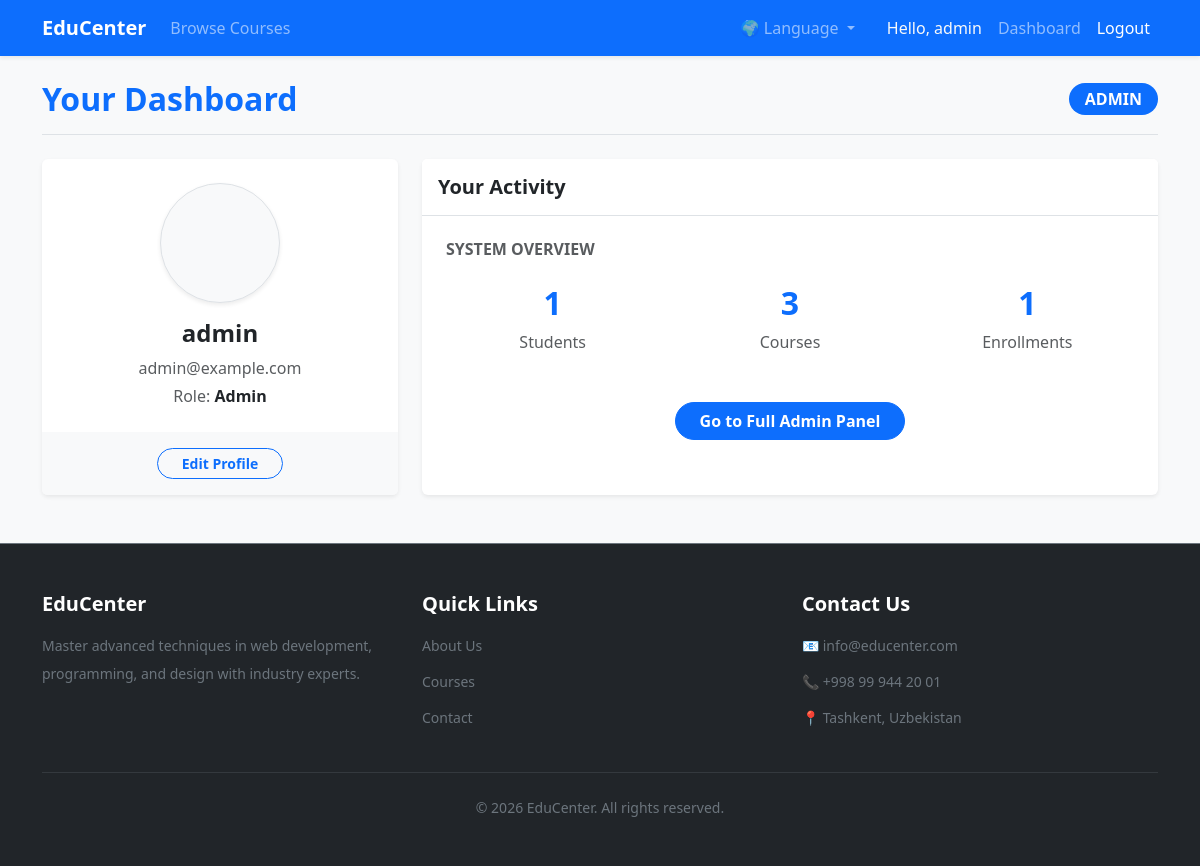
Page /users/dashboard/ (signed in) on the committed database.
### users/models.py (models this page shows)
class User(AbstractUser):
    ROLE_CHOICES = (
        ('student', 'Student'),
        ('admin', 'Admin'),
        ('instructor', 'Instructor'),
    )
    role = models.CharField(max_length=20, choices=ROLE_CHOICES, default='student')
    profile_picture = models.ImageField(upload_to='profile_pics/', blank=True, null=True)

### users/views.py (the view)
# urls.py: path('dashboard/', views.dashboard, name='dashboard'),
@login_required
def dashboard(request):
    context = {}
    if request.user.role == 'admin':
        from courses.models import Course
        from enrollments.models import Enrollment
        from .models import User
        context['student_count'] = User.objects.filter(role='student').count()
        context['course_count'] = Course.objects.count()
        context['enrollment_count'] = Enrollment.objects.count()
    return render(request, 'users/dashboard.html', context)

### templates/users/dashboard.html (shortened to what this page needs)
{% extends 'base.html' %}
{% block content %}
<div class="d-flex justify-content-between align-items-center border-bottom pb-3 mb-4">
    <h2 class="text-primary fw-bold m-0">Your Dashboard</h2>
    <span class="badge bg-primary fs-6 py-2 px-3 rounded-pill text-uppercase">{{ user.get_role_display }}</span>
</div>
<div class="row g-4">
    <div class="col-md-4">
        <div class="card shadow-sm border-0 h-100 bg-white">
            <div class="card-body p-4 text-center">
                {% if user.profile_picture %}
                    <img src="{{ user.profile_picture.url }}" class="rounded-circle mb-3 border border-3 border-light shadow" style="width: 120px; height: 120px; object-fit: cover;" alt="Profile Picture">
                {% else %}
                    <div class="rounded-circle bg-light text-secondary d-flex align-items-center justify-content-center mx-auto mb-3 shadow-sm border" style="width: 120px; height: 120px;">
                    </div>
                {% endif %}
                <h4 class="fw-bold">{{ user.get_full_name|default:user.username }}</h4>
                <p class="text-muted mb-1">{{ user.email }}</p>
                <p class="text-muted mb-0">Role: <span class="fw-bold text-dark">{{ user.get_role_display }}</span></p>
            </div>
            <div class="card-footer bg-light border-0 text-center p-3">
                <a href="{% url 'edit_profile' %}" class="btn btn-outline-primary rounded-pill btn-sm fw-bold px-4">Edit Profile</a>
            </div>
        </div>
    </div>
    <div class="col-md-8">
        <div class="card shadow-sm border-0 h-100 bg-white">
            <div class="card-header bg-white border-bottom py-3">
                <h5 class="fw-bold m-0 text-dark">Your Activity</h5>
            </div>
            <div class="card-body p-4">
                {% if user.role == 'student' %}
                    <h6 class="text-muted text-uppercase fw-bold mb-3">Enrolled Courses</h6>
                    {% if user.enrollments.exists %}
                        <div class="list-group list-group-flush">
                            {% for enrollment in user.enrollments.all %}
                                <div class="list-group-item px-0 py-3 d-flex justify-content-between align-items-center">
                                    <div>
                                        <h6 class="mb-1 fw-bold">
                                            <a href="{% url 'course_detail' enrollment.course.id %}" class="text-decoration-none">{{ enrollment.course.title }}</a>
                                        </h6>
                                        <small class="text-muted">Enrolled on {{ enrollment.enrollment_date|date:"M d, Y" }}</small>
                                    </div>
                                    <span class="badge {% if enrollment.status == 'active' %}bg-success{% else %}bg-secondary{% endif %} rounded-pill py-2 px-3">
                                        {{ enrollment.get_status_display }}
                                    </span>
                                </div>
                            {% endfor %}
                        </div>
                    {% else %}
                        <div class="text-center py-5">
                            <p class="text-muted mb-3 fs-5">You haven't enrolled in any courses yet.</p>
                            <a href="{% url 'course_list' %}" class="btn btn-primary rounded-pill fw-bold px-4 py-2 shadow-sm">Explore Our Courses</a>
                        </div>
                    {% endif %}
                {% elif user.role == 'instructor' %}
                    <h6 class="text-muted text-uppercase fw-bold mb-3">Your Taught Courses</h6>
                {% elif user.role == 'admin' %}
                    <h6 class="text-muted text-uppercase fw-bold mb-3">System Overview</h6>
                    <div class="row text-center mt-4">
                        <div class="col-4">
                            <h2 class="text-primary fw-bold">{{ student_count|default:"0" }}</h2>
                            <span class="text-muted">Students</span>
                        </div>
                        <div class="col-4">
                            <h2 class="text-primary fw-bold">{{ course_count|default:"0" }}</h2>
                            <span class="text-muted">Courses</span>
                        </div>
                        <div class="col-4">
                            <h2 class="text-primary fw-bold">{{ enrollment_count|default:"0" }}</h2>
                            <span class="text-muted">Enrollments</span>
                        </div>
                    </div>
                    <div class="text-center mt-5">
                       <a href="/admin/" class="btn btn-primary rounded-pill fw-bold px-4">Go to Full Admin Panel</a>
                    </div>
                {% endif %}
            </div>
        </div>
    </div>
</div>
{% endblock %}

### templates/base.html (shortened to what this page needs)
<!DOCTYPE html>
{% load i18n %}
<html lang="{{ LANGUAGE_CODE }}">
<head>
    <link href="https://cdn.jsdelivr.net/npm/bootstrap@5.3.0/dist/css/bootstrap.min.css" rel="stylesheet">
</head>
<body class="bg-light d-flex flex-column min-vh-100">
    <nav class="navbar navbar-expand-lg navbar-dark bg-primary shadow-sm">
        <div class="container">
            <a class="navbar-brand fw-bold" href="{% url 'home' %}">EduCenter</a>
            <div class="collapse navbar-collapse" id="navbarNav">
                <ul class="navbar-nav me-auto">
                    <li class="nav-item">
                        <a class="nav-link" href="{% url 'course_list' %}">{% trans "Browse Courses" %}</a>
                    </li>
                </ul>
                <ul class="navbar-nav ms-auto align-items-center">
                    <li class="nav-item dropdown me-3">
                        <a class="nav-link dropdown-toggle" href="#" id="langDropdown" role="button" data-bs-toggle="dropdown" aria-expanded="false">
                            🌍 {% trans "Language" %}
                        </a>
                            {% get_current_language as LANGUAGE_CODE %}
                            {% get_available_languages as LANGUAGES %}
                            {% get_language_info_list for LANGUAGES as languages %}
                    </li>
                    {% if user.is_authenticated %}
                    <li class="nav-item">
                        <span class="nav-link text-light">{% trans "Hello," %} {{ user.username }}</span>
                    </li>
                    <li class="nav-item">
                        <a class="nav-link" href="{% url 'dashboard' %}">{% trans "Dashboard" %}</a>
                    </li>
                    <li class="nav-item">
                        <form method="post" action="{% url 'logout' %}" class="d-inline">
                            <button type="submit" class="btn btn-link nav-link text-white">{% trans "Logout" %}</button>
                        </form>
                    </li>
                    {% endif %}
                </ul>
            </div>
        </div>
    </nav>
    <div class="container mt-4 mb-5">
        {% block content %}
        {% endblock %}
    </div>
    <footer class="bg-dark text-light py-5 mt-auto w-100 border-top border-secondary">
        <div class="container">
            <div class="row g-4">
                <div class="col-md-4">
                    <h5 class="fw-bold mb-3 text-white">EduCenter</h5>
                    <p class="text-secondary small lh-lg">{% trans "Master advanced techniques in web development, programming, and design with industry experts." %}</p>
                </div>
                <div class="col-md-4">
                    <h5 class="fw-bold mb-3 text-white">{% trans "Quick Links" %}</h5>
                    <ul class="list-unstyled text-secondary small lh-lg">
                        <li class="mb-2"><a href="#" class="text-decoration-none text-secondary hover-white transition-hover">{% trans "About Us" %}</a></li>
                        <li class="mb-2"><a href="{% url 'course_list' %}" class="text-decoration-none text-secondary hover-white transition-hover">{% trans "Courses" %}</a></li>
                        <li class="mb-2"><a href="#" class="text-decoration-none text-secondary hover-white transition-hover">{% trans "Contact" %}</a></li>
                    </ul>
                </div>
                <div class="col-md-4">
                    <h5 class="fw-bold mb-3 text-white">{% trans "Contact Us" %}</h5>
                    <ul class="list-unstyled text-secondary small lh-lg">
                        <li class="mb-2">📧 info@educenter.com</li>
                        <li class="mb-2">📞 +998 99 944 20 01</li>
                        <li class="mb-2">📍 {% trans "Tashkent, Uzbekistan" %}</li>
                    </ul>
                </div>
            </div>
            <hr class="border-secondary mt-4 mb-4 opacity-25">
            <div class="text-center text-secondary small">
                &copy; 2026 EduCenter. {% trans "All rights reserved." %}
            </div>
        </div>
    </footer>
</body>
</html>

### templates/base.html (style rules this page uses)
.navbar-nav .nav-link { transition: all 0.2s ease-in-out; }
body { overflow-x: hidden; }

### rows in the picture
User: username "admin", role "ADMIN", get_full_name "admin", email "admin@example.com", role "Admin"

### other values in the picture
{{ student_count|default:"0" }} "1"
{{ course_count|default:"0" }} "3"
{{ enrollment_count|default:"0" }} "1"
